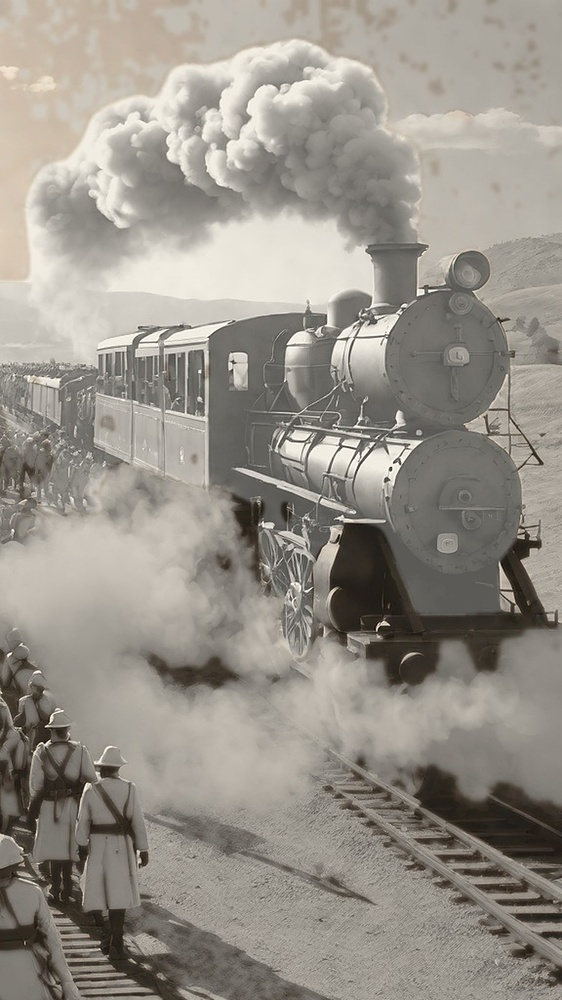
#> input picture abdulhamid-fa/assets/img/army_train.jpg, 562 x 1000 px, shrunk from 1152 x 2048 before the run
$ python skin.py ../assets/img/army_train.jpg out.png 1.0
#> lines starting #> are read from the running program, lines starting #| are printed output that depends on the picture; after the words box and inside, x2 and y2 are one past the last pixel; in counts of white or black regions, pixels touching at a corner belong together
# Second pass: whiten remaining skin/khaki-toned pixels (crowds the person mask misses) into plaster.
import sys, numpy as np
from PIL import Image, ImageFilter
im = Image.open(sys.argv[1]).convert("RGB")
#> im is the input picture: PIL image 562x1000 RGB; mean R, G, B 151.1, 146, 137.3
a = np.asarray(im).astype(np.float32) / 255.0
hsv = np.asarray(im.convert("HSV")).astype(np.float32) / 255.0
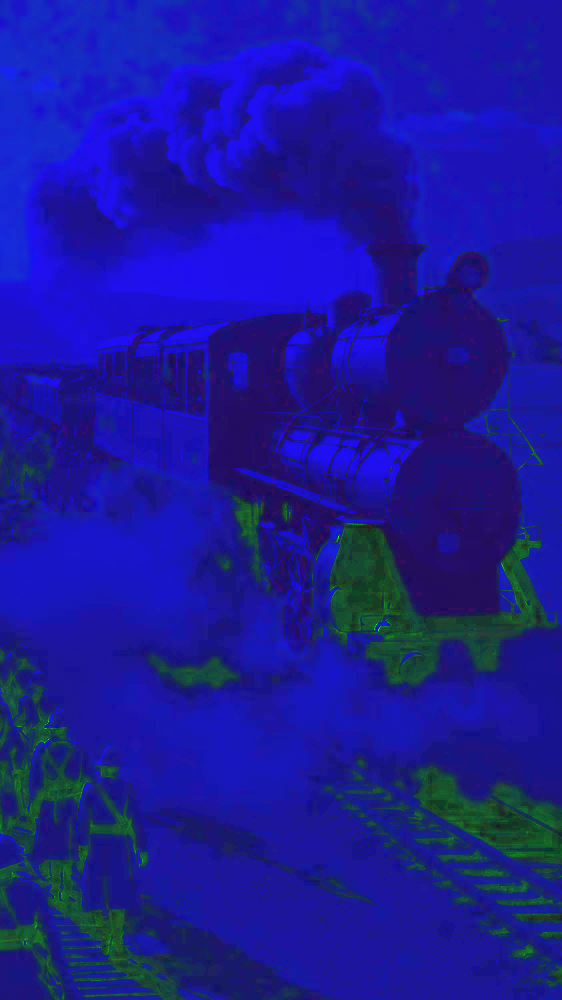
#> hsv: shape (1000, 562, 3) float32; mean R, G, B 0.106, 0.101, 0.593
h, s, v = hsv[..., 0] * 360, hsv[..., 1], hsv[..., 2]
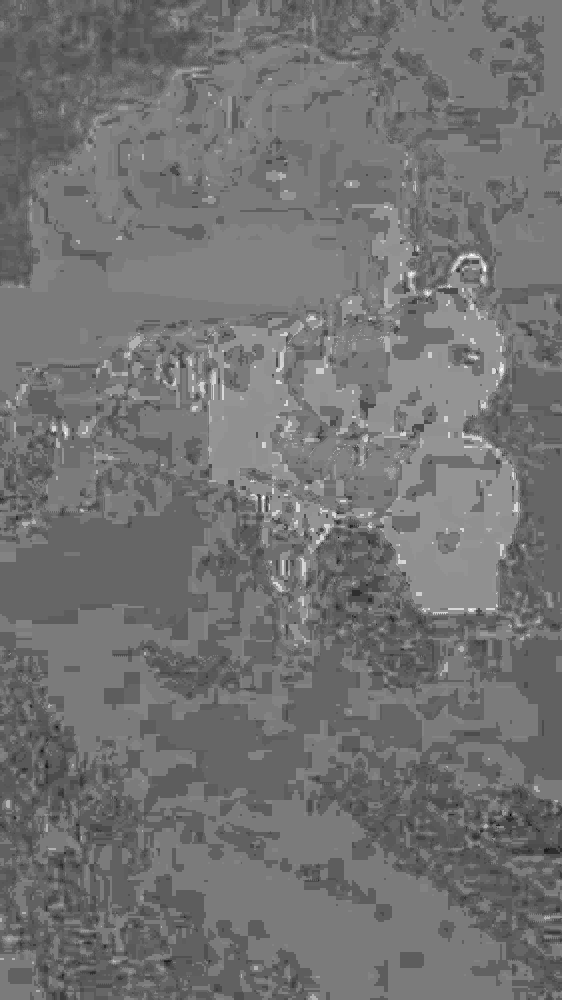
#> h: shape (1000, 562) float32; min 0, max 84.71, mean 38.2; drawn with min black and max white
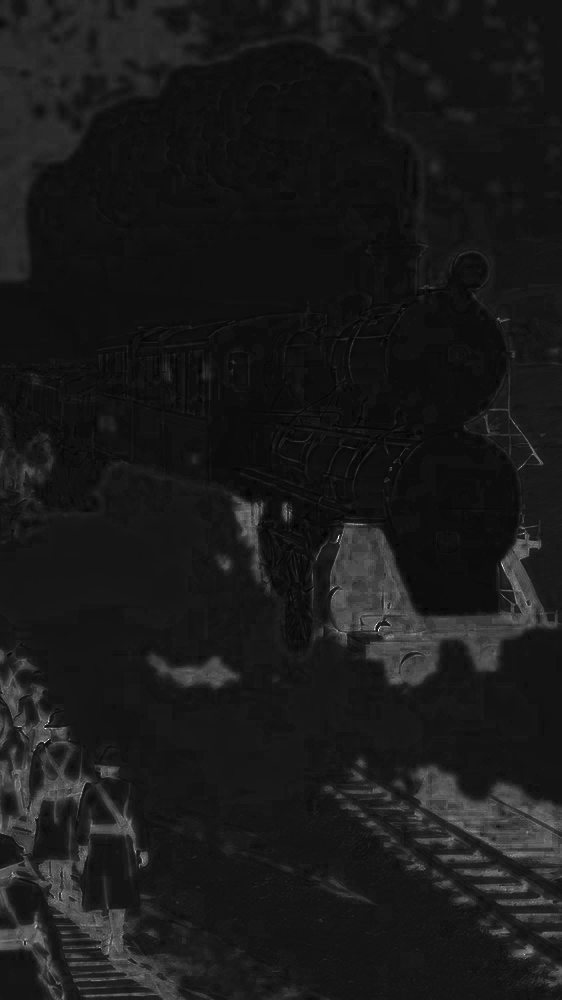
#> s: shape (1000, 562) float32; min 0.0118, max 1, mean 0.101
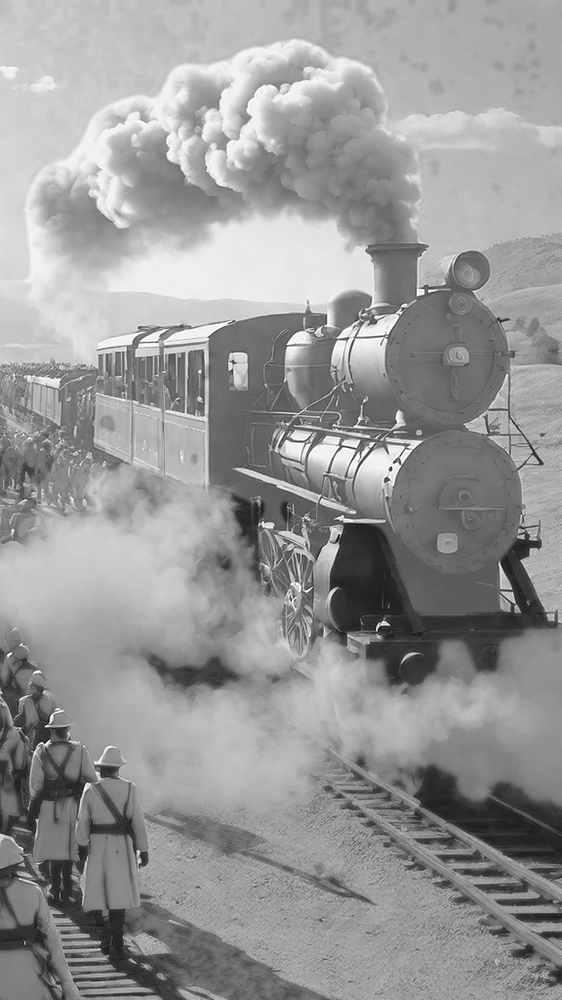
#> v: shape (1000, 562) float32; min 0.0235, max 1, mean 0.593
m = ((h > 5) & (h < 48) & (s > 0.18) & (s < 0.62) & (v > 0.28)).astype(np.float32)
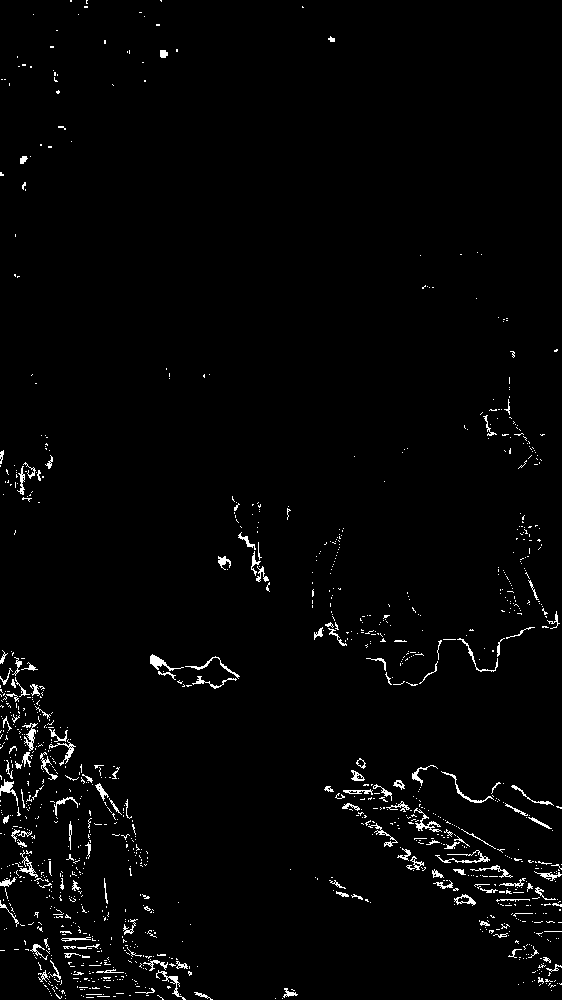
#> m: shape (1000, 562) float32; values 0 (black) and 1 (white), 2% white in thin lines or dots
m = np.asarray(Image.fromarray((m * 255).astype(np.uint8)).filter(ImageFilter.GaussianBlur(2.2))).astype(np.float32)[..., None] / 255.0
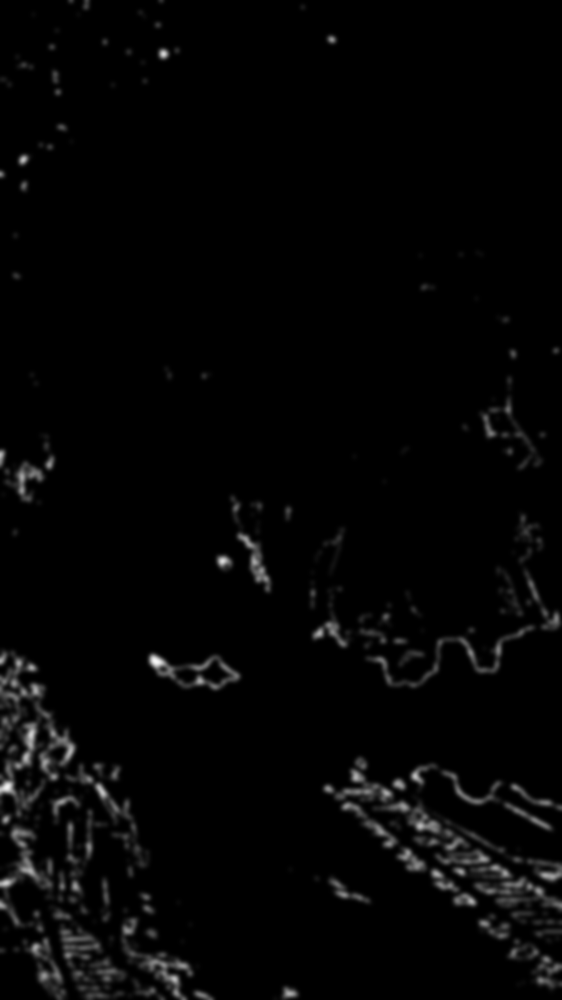
#> m: shape (1000, 562, 1) float32; min 0, max 0.969, mean 0.0201
m *= float(sys.argv[3]) if len(sys.argv) > 3 else 1.0
L = (0.3 * a[..., 0] + 0.59 * a[..., 1] + 0.11 * a[..., 2])[..., None]
clay = np.clip(0.3 + 0.75 * L, 0, 1) * np.array([0.95, 0.93, 0.89])
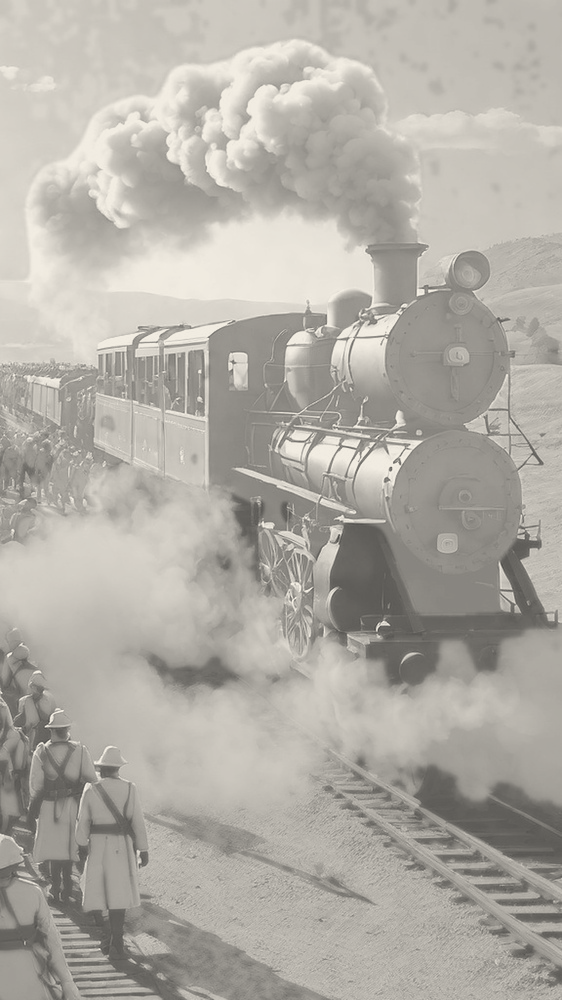
#> clay: shape (1000, 562, 3) float64; mean R, G, B 0.694, 0.68, 0.651
out = a * (1 - m) + clay * m
Image.fromarray((np.clip(out, 0, 1) * 255).astype(np.uint8)).save(sys.argv[2], quality=93)

$ run again, on abdulhamid-fa/assets/img/herzl_offer.jpg
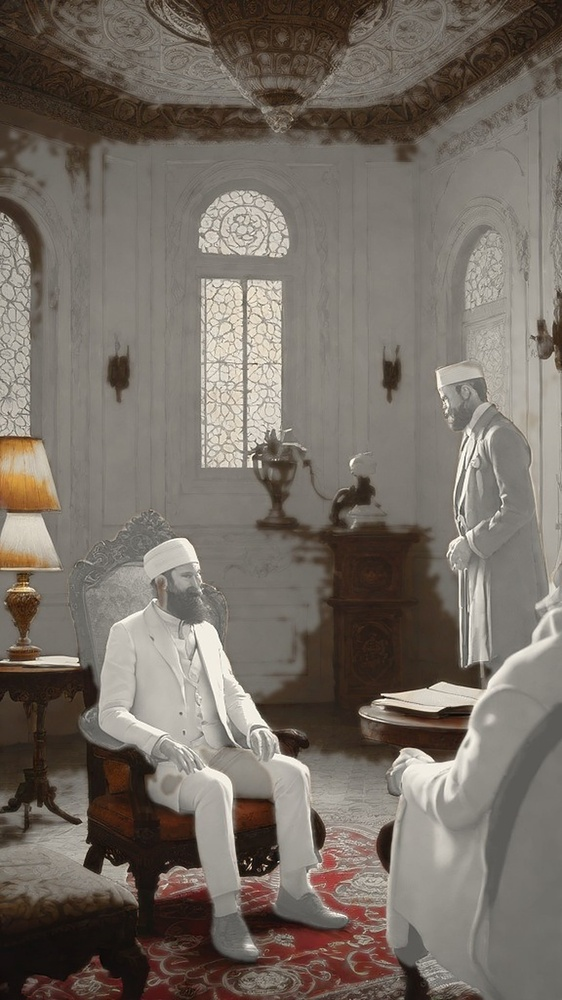
#> input picture abdulhamid-fa/assets/img/herzl_offer.jpg, 562 x 1000 px, shrunk from 1152 x 2048 before the run
#> im is the input picture: PIL image 562x1000 RGB; mean R, G, B 117.7, 109.3, 100.7
#> `m = ((h > 5) & (h < 48) & (s > 0.18) & (s < 0.62) & (v > 0.28)).astype..`:
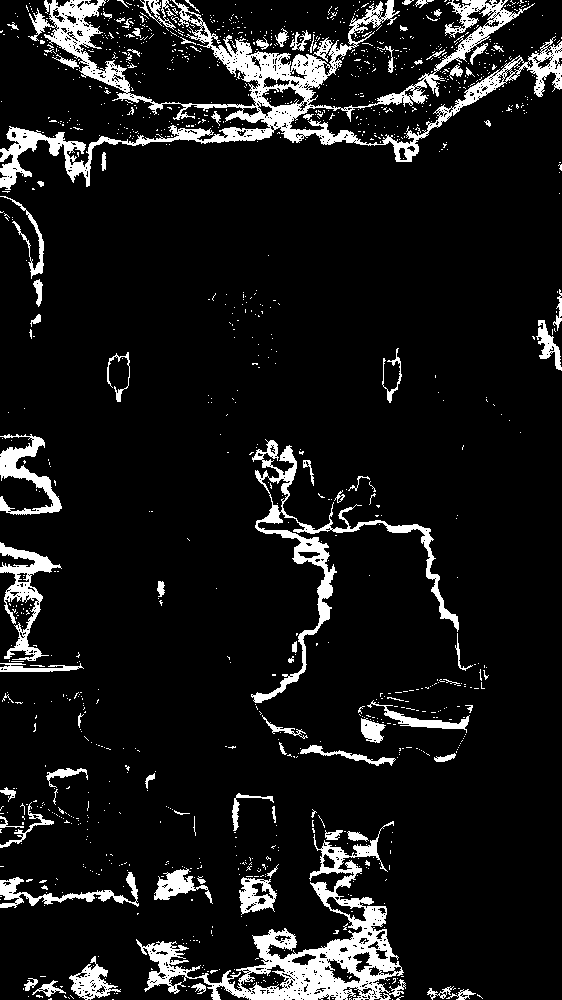
#> m: shape (1000, 562) float32; values 0 (black) and 1 (white), 9.6% white; 1258 white regions (1172 under 20 px), largest, box (x1, y1, x2, y2) and area: (0, 0, 562, 190) 19120, (136, 821, 406, 1000) 10569, (251, 439, 459, 703) 4838
#> `out = a * (1 - m) + clay * m`:
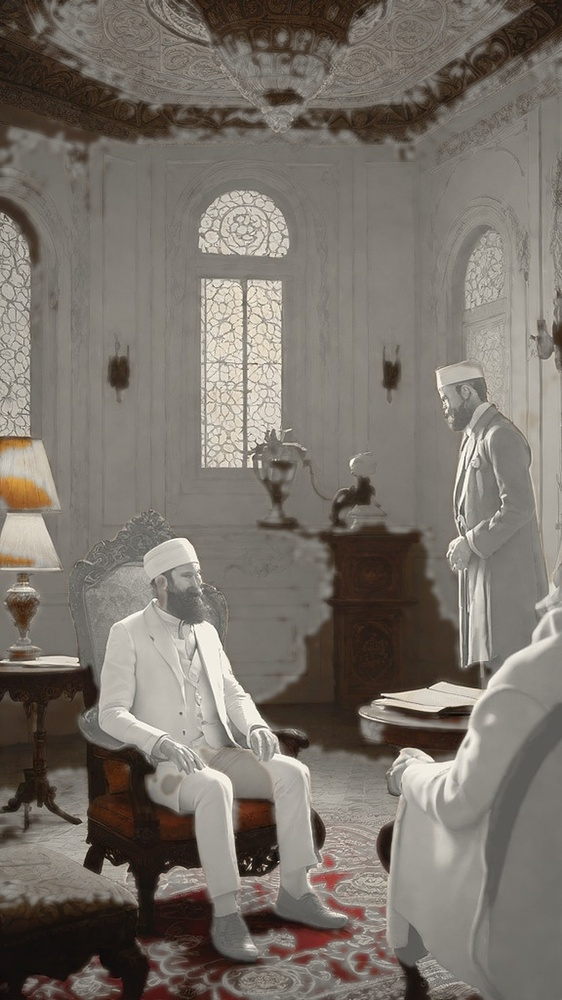
#> out: shape (1000, 562, 3) float64; mean R, G, B 0.475, 0.447, 0.416
